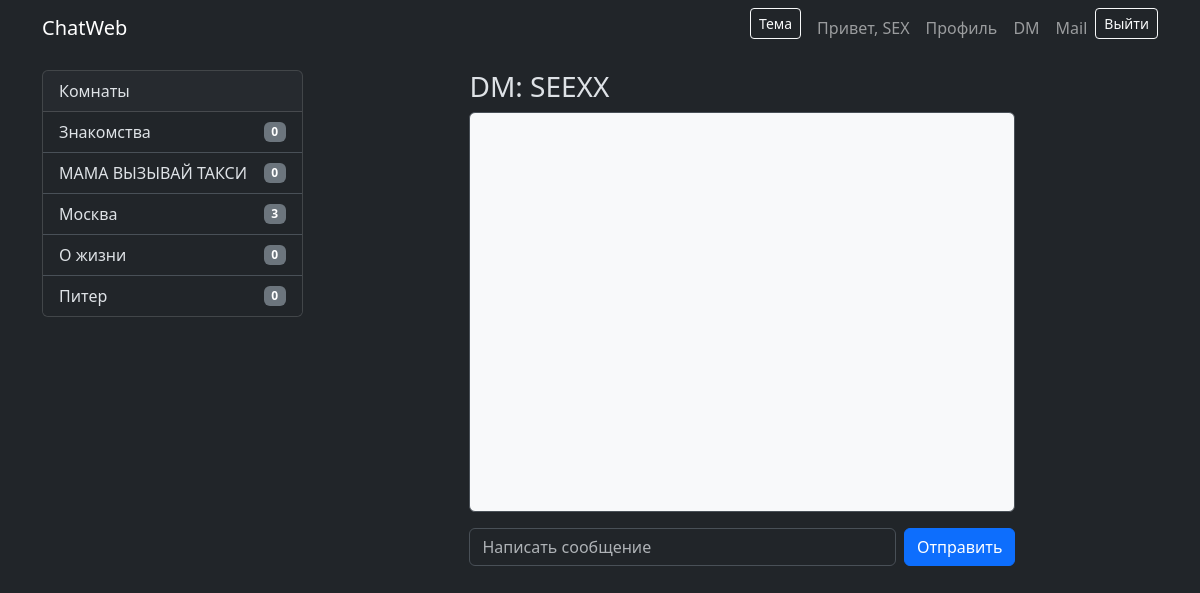
Screenshot of /dm/SEEXX (signed in) with the database file from the repository.
### tables this page shows
CREATE TABLE rooms (
                room_id INTEGER PRIMARY KEY AUTOINCREMENT,
                name TEXT UNIQUE,
                description TEXT
            );

CREATE TABLE users (
                user_id INTEGER PRIMARY KEY,
                nickname TEXT UNIQUE,
                age INTEGER,
                gender TEXT,
                bio TEXT,
                current_room TEXT
            , hobbies TEXT, city TEXT, motto TEXT);

### web_app.py (the view)
@app.route('/dm/<target_nick>')
def dm_view(target_nick):
    if 'nickname' not in session:
        return redirect(url_for('login'))
    nick = session['nickname']
    conn = get_db_connection()
    sender = conn.execute("SELECT user_id FROM users WHERE nickname = ?", (nick,)).fetchone()
    receiver = conn.execute("SELECT user_id FROM users WHERE nickname = ?", (target_nick,)).fetchone()
    if not sender or not receiver:
        conn.close()
        flash("Один из пользователей не зарегистрирован в веб-интерфейсе (через бота/веб).")
        return redirect(url_for('dm_index'))
    sender_id = sender['user_id']
    receiver_id = receiver['user_id']
    msgs = conn.execute("""
        SELECT pm.*, us.nickname as sender_nick, ur.nickname as receiver_nick
        FROM private_messages pm
        JOIN users us ON pm.sender_id = us.user_id
        JOIN users ur ON pm.receiver_id = ur.user_id
        WHERE (pm.sender_id = ? AND pm.receiver_id = ?)
           OR (pm.sender_id = ? AND pm.receiver_id = ?)
        ORDER BY pm.timestamp DESC
        LIMIT 200
    """, (sender_id, receiver_id, receiver_id, sender_id)).fetchall()
    conn.close()
    return render_template('dm_view.html', messages=msgs, nick=nick, target=target_nick)

### web_app.py (called while the page is built)
def get_db_connection():
    conn = sqlite3.connect(DB_PATH, detect_types=sqlite3.PARSE_DECLTYPES | sqlite3.PARSE_COLNAMES)
    conn.row_factory = sqlite3.Row
    return conn

@app.context_processor
def inject_rooms_sidebar():
    try:
        conn = get_db_connection()
        rooms = conn.execute("SELECT name, description FROM rooms ORDER BY name").fetchall()
        out = []
        for r in rooms:
            cnt = conn.execute("SELECT COUNT(*) as c FROM users WHERE current_room = ?", (r['name'],)).fetchone()['c']
            out.append({'name': r['name'], 'description': r['description'], 'count': cnt})
        conn.close()
        return { 'rooms_sidebar': out }
    except Exception:
        return { 'rooms_sidebar': [] }

def is_admin_nick(nickname: str) -> bool:
    if not nickname:
        return False
    conn = get_db_connection()
    row = conn.execute("SELECT role FROM auth WHERE nickname = ?", (nickname,)).fetchone()
    conn.close()
    return bool(row and (row['role'] or '').lower() == 'admin')

### templates/dm_view.html (shortened to what this page needs)
{% extends "base.html" %}
{% block content %}
  <div class="row">
    <div class="col-md-8 offset-md-2">
      <h3>DM: {{ target }}</h3>
      <div id="dm" class="border rounded p-3 bg-light" style="height: 400px; overflow-y: auto;">
      </div>
      <form action="{{ url_for('dm_send', target_nick=target) }}" method="post" class="mt-3 d-flex gap-2">
        <input name="message" placeholder="Написать сообщение" class="form-control" required>
        <button class="btn btn-primary">Отправить</button>
      </form>
    </div>
  </div>
{% endblock %}

### templates/base.html (shortened to what this page needs)
<!doctype html>
<html lang="ru" data-bs-theme="dark">
<head>
  <link href="https://cdn.jsdelivr.net/npm/bootstrap@5.3.2/dist/css/bootstrap.min.css" rel="stylesheet">
</head>
<body>
<nav class="navbar navbar-expand-lg navbar-dark bg-dark fixed-top">
  <div class="container">
    <a class="navbar-brand" href="{{ url_for('index') }}">ChatWeb</a>
    <div class="collapse navbar-collapse">
      <ul class="navbar-nav ms-auto">
        <li class="nav-item me-2">
          <button id="themeToggle" class="btn btn-sm btn-outline-light">Тема</button>
        </li>
        {% if session.get('nickname') %}
          <li class="nav-item"><a class="nav-link" href="#">Привет, {{ session['nickname'] }}</a></li>
          <li class="nav-item"><a class="nav-link" href="{{ url_for('profile') }}">Профиль</a></li>
          <li class="nav-item"><a class="nav-link" href="{{ url_for('dm_index') }}">DM</a></li>
          <li class="nav-item"><a class="nav-link" href="{{ url_for('mail') }}">Mail</a></li>
          <li class="nav-item">
            <form action="{{ url_for('logout') }}" method="post" class="d-inline">
              <button class="btn btn-sm btn-outline-light">Выйти</button>
            </form>
          </li>
        {% else %}
          <li class="nav-item"><a class="nav-link" href="{{ url_for('login') }}">Войти</a></li>
          <li class="nav-item"><a class="nav-link" href="{{ url_for('register') }}">Регистрация</a></li>
        {% endif %}
      </ul>
    </div>
  </div>
</nav>
<div class="container">
  <div class="row">
    <aside class="col-lg-3 d-none d-lg-block">
      <div class="card mb-3">
        <div class="card-header">Комнаты</div>
        <div class="list-group list-group-flush" style="max-height: 60vh; overflow:auto;">
          {% for r in rooms_sidebar %}
            <a class="list-group-item list-group-item-action d-flex justify-content-between align-items-center" href="{{ url_for('room', room_name=r.name) }}">
              <span>{{ r.name }}</span>
              <span class="badge bg-secondary">{{ r.count }}</span>
            </a>
          {% else %}
            <div class="p-3 text-muted">Нет комнат</div>
          {% endfor %}
        </div>
      </div>
    </aside>
    <main class="col-lg-9">
      {% block content %}{% endblock %}
    </main>
  </div>
</div>
</body>
</html>

### templates/base.html (style rules this page uses)
body { padding-top: 70px; }

### rows the page displays
rooms: name "Знакомства", count "0"
rooms: name "МАМА ВЫЗЫВАЙ ТАКСИ", count "0"
rooms: name "Москва", count "3"
rooms: name "О жизни", count "0"
rooms: name "Питер", count "0"
users: nickname "SEEXX"

### other values shown
{{ session['nickname'] }} "SEX"
